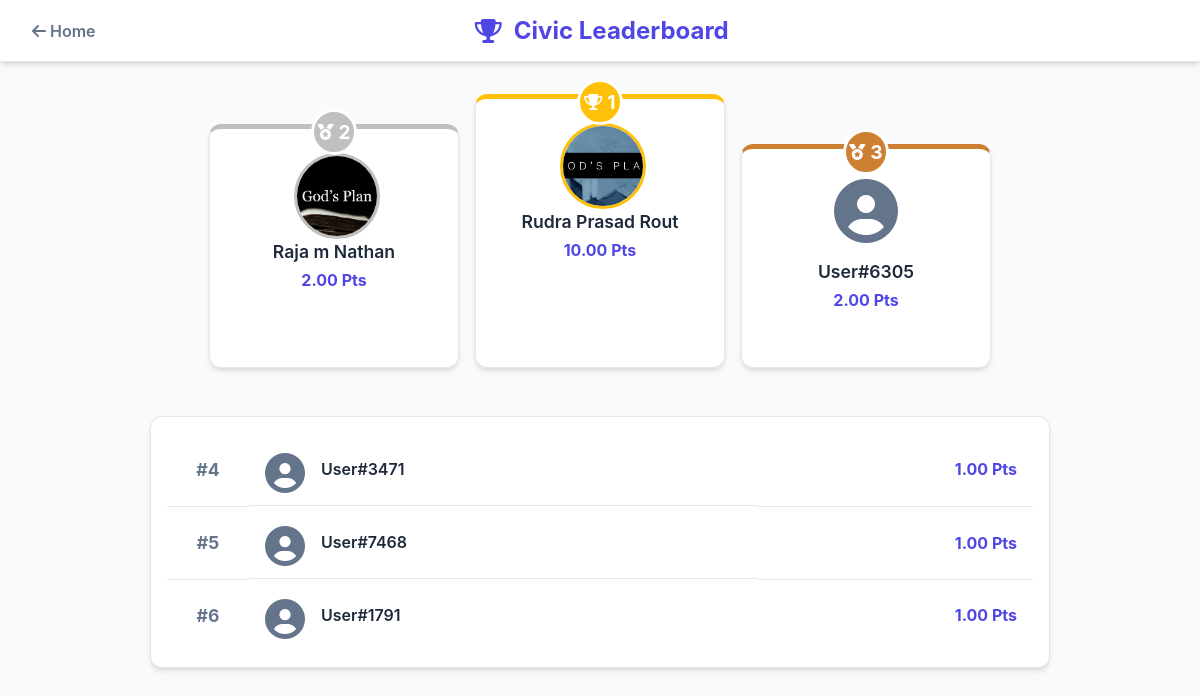
The app's page /leaderboard with its own data.
### tables this page shows
CREATE TABLE users (
                        id INTEGER PRIMARY KEY AUTOINCREMENT,
                        phone TEXT UNIQUE NOT NULL,
                        password TEXT NOT NULL
                    , name TEXT, profile_photo TEXT);

### Civicissueproject/tempCodeRunnerFile.py (the view)
@app.route("/leaderboard")
def leaderboard():
    conn = get_db_connection()
    users = conn.execute("SELECT phone, name, profile_photo FROM users").fetchall()
    leaderboard_data = []
    for user in users:
        complaints = conn.execute("SELECT status FROM complaints WHERE user_phone = ?", (user['phone'],)).fetchall()
        score = calculate_civic_score(complaints)
        user_display_name = user['name'] or f"User#{random.randint(1000, 9999)}"
        leaderboard_data.append({
            'name': user_display_name,
            'score': score,
            'profile_photo': user['profile_photo']
        })
    conn.close()
    sorted_leaderboard = sorted(leaderboard_data, key=lambda x: x['score'], reverse=True)[:10]
    return render_template("leaderboard.html", leaderboard=sorted_leaderboard)

### Civicissueproject/database.py (called while the page is built)
def get_db_connection():
    conn = sqlite3.connect(DB_NAME, check_same_thread=False)
    conn.row_factory = sqlite3.Row  # This lets you access columns by name (e.g., complaint['status'])
    return conn

### Civicissueproject/tempCodeRunnerFile.py (called while the page is built)
def calculate_civic_score(complaints):
    total = len(complaints)
    if total == 0:
        return 0
    rejected = sum(1 for c in complaints if (c['status'] or '').lower() == 'rejected')
    rejection_rate = rejected / total
    score = total * (1 - rejection_rate)
    return score

### Civicissueproject/templates/leaderboard.html (shortened to what this page needs)
<!DOCTYPE html>
<html lang="en">
<head>
    <link rel="stylesheet" href="https://cdnjs.cloudflare.com/ajax/libs/font-awesome/6.5.0/css/all.min.css">
    <link rel="stylesheet" href="{{ url_for('static', filename='css/leaderboard.css') }}">
</head>
<body>
    <header class="leaderboard-header">
        <a href="{{ url_for('home') }}" class="back-btn"><i class="fas fa-arrow-left"></i> Home</a>
        <h1><i class="fas fa-trophy"></i> Civic Leaderboard</h1>
    </header>
    <main class="leaderboard-container">
        {% if leaderboard %}
        <section class="podium">
            {% if leaderboard|length > 1 %}
            <div class="podium-item rank-2">
                <div class="podium-rank">
                    <i class="fas fa-medal"></i>
                    <span>2</span>
                </div>
                <div class="user-avatar">
                    {% if leaderboard[1].profile_photo %}
                        <img src="{{ url_for('static', filename='profile_photos/' + leaderboard[1].profile_photo) }}" alt="{{ leaderboard[1].name }}">
                    {% else %}
                        <i class="fas fa-user-circle"></i>
                    {% endif %}
                </div>
                <div class="user-name">{{ leaderboard[1].name }}</div>
                <div class="user-score">{{ "%.2f"|format(leaderboard[1].score) }} Pts</div>
            </div>
            {% endif %}
            <div class="podium-item rank-1">
                <div class="podium-rank">
                    <i class="fas fa-trophy"></i>
                    <span>1</span>
                </div>
                <div class="user-avatar">
                     {% if leaderboard[0].profile_photo %}
                        <img src="{{ url_for('static', filename='profile_photos/' + leaderboard[0].profile_photo) }}" alt="{{ leaderboard[0].name }}">
                    {% else %}
                        <i class="fas fa-user-circle"></i>
                    {% endif %}
                </div>
                <div class="user-name">{{ leaderboard[0].name }}</div>
                <div class="user-score">{{ "%.2f"|format(leaderboard[0].score) }} Pts</div>
            </div>
            {% if leaderboard|length > 2 %}
            <div class="podium-item rank-3">
                <div class="podium-rank">
                    <i class="fas fa-medal"></i>
                    <span>3</span>
                </div>
                <div class="user-avatar">
                    {% if leaderboard[2].profile_photo %}
                        <img src="{{ url_for('static', filename='profile_photos/' + leaderboard[2].profile_photo) }}" alt="{{ leaderboard[2].name }}">
                    {% else %}
                        <i class="fas fa-user-circle"></i>
                    {% endif %}
                </div>
                <div class="user-name">{{ leaderboard[2].name }}</div>
                <div class="user-score">{{ "%.2f"|format(leaderboard[2].score) }} Pts</div>
            </div>
            {% endif %}
        </section>
        {% if leaderboard|length > 3 %}
        <section class="rankings-list">
            <table>
                <tbody>
                    {% for user in leaderboard[3:] %}
                    <tr>
                        <td class="rank-cell">#{{ loop.index + 3 }}</td>
                        <td class="name-cell">
                            <div class="user-avatar-small">
                                {% if user.profile_photo %}
                                    <img src="{{ url_for('static', filename='profile_photos/' + user.profile_photo) }}" alt="{{ user.name }}">
                                {% else %}
                                    <i class="fas fa-user-circle"></i>
                                {% endif %}
                            </div>
                            <span>{{ user.name }}</span>
                        </td>
                        <td class="score-cell">{{ "%.2f"|format(user.score) }} Pts</td>
                    </tr>
                    {% endfor %}
                </tbody>
            </table>
        </section>
        {% endif %}
        {% else %}
        <div class="empty-state">
            <i class="fas fa-users-slash"></i>
            <p>The leaderboard is currently empty. Be the first to make an impact!</p>
        </div>
        {% endif %}
    </main>
</body>
</html>

### Civicissueproject/static/css/leaderboard.css (style rules this page uses)
:root { --primary-color: #4f46e5; --bg-color: #f8fafc; --card-bg: #ffffff; --border-color: #e2e8f0; --text-dark: #1e293b; --text-light: #64748b; --gold: #ffc107; --silver: #c0c0c0; --bronze: #cd7f32; --shadow-md: 0 4px 6px -1px rgb(0 0 0 / 0.1), 0 2px 4px -2px rgb(0 0 0 / 0.1); }
body { margin: 0; font-family: -apple-system, BlinkMacSystemFont, "Segoe UI", Roboto, sans-serif; background-color: var(--bg-color); color: var(--text-dark); }
.leaderboard-header { background-color: var(--card-bg); padding: 1rem 2rem; border-bottom: 1px solid var(--border-color); display: flex; justify-content: space-between; align-items: center; box-shadow: var(--shadow-md); }
.leaderboard-header h1 { font-size: 1.5rem; margin: 0; display: flex; align-items: center; gap: 0.75rem; color: var(--primary-color); }
.back-btn { text-decoration: none; color: var(--text-light); font-weight: 600; transition: color 0.2s ease; }
.leaderboard-container { max-width: 900px; margin: 2rem auto; padding: 0 1rem; }
.podium { display: flex; justify-content: center; align-items: flex-end; gap: 1rem; margin-bottom: 3rem; }
.podium-item { background-color: var(--card-bg); border-radius: 12px; padding: 1.5rem; width: 200px; text-align: center; border: 1px solid var(--border-color); box-shadow: var(--shadow-md); position: relative; transition: transform 0.3s ease; }
.podium-rank { position: absolute; top: -20px; left: 50%; transform: translateX(-50%); width: 40px; height: 40px; border-radius: 50%; display: flex; justify-content: center; align-items: center; font-weight: 700; color: white; font-size: 1.2rem; border: 3px solid white; }
.podium-rank i { font-size: 1rem; margin-right: 5px; }
.user-avatar { font-size: 4rem; color: var(--text-light); margin-bottom: 0.5rem; height: 80px; width: 80px; margin-left: auto; margin-right: auto; }
.user-avatar img { width: 100%; height: 100%; border-radius: 50%; object-fit: cover; border: 3px solid var(--border-color); }
.user-name { font-weight: 600; font-size: 1.1rem; }
.user-score { font-size: 1rem; color: var(--primary-color); font-weight: 700; margin-top: 0.5rem; }
.podium-item.rank-1 { order: 2; height: 220px; border-top: 5px solid var(--gold); }
.podium-item.rank-1 .podium-rank { background-color: var(--gold); }
.podium-item.rank-1 .user-avatar img { border-color: var(--gold); }
.podium-item.rank-2 { order: 1; height: 190px; border-top: 5px solid var(--silver); }
.podium-item.rank-2 .podium-rank { background-color: var(--silver); }
.podium-item.rank-2 .user-avatar img { border-color: var(--silver); }
.podium-item.rank-3 { order: 3; height: 170px; border-top: 5px solid var(--bronze); }
.podium-item.rank-3 .podium-rank { background-color: var(--bronze); }
.rankings-list { background-color: var(--card-bg); border-radius: 12px; padding: 1rem; border: 1px solid var(--border-color); box-shadow: var(--shadow-md); }
.rankings-list table { width: 100%; border-collapse: collapse; }
.rankings-list tr { transition: background-color 0.2s ease; }
.rankings-list td { padding: 1rem; border-bottom: 1px solid var(--border-color); vertical-align: middle; }
.rankings-list tr:last-child td { border-bottom: none; }
.rank-cell { font-weight: 700; font-size: 1.1rem; color: var(--text-light); text-align: center; width: 50px; }
.name-cell { display: flex; align-items: center; gap: 1rem; font-weight: 600; }
.user-avatar-small { width: 40px; height: 40px; font-size: 40px; color: var(--text-light); flex-shrink: 0; }
.score-cell { text-align: right; font-weight: 700; color: var(--primary-color); }

### records on screen
users: profile_photo (picture), name "Raja m Nathan"
users: profile_photo (picture), name "Rudra Prasad Rout"

### other values on screen
{{ "%.2f"|format(leaderboard[1].score) }} "2.00"
{{ "%.2f"|format(leaderboard[0].score) }} "10.00"
{{ leaderboard[2].name }} "User#6305"
{{ "%.2f"|format(leaderboard[2].score) }} "2.00"
{{ user.name }} "User#3471" "User#7468" "User#1791"
{{ "%.2f"|format(user.score) }} "1.00" "1.00" "1.00"
